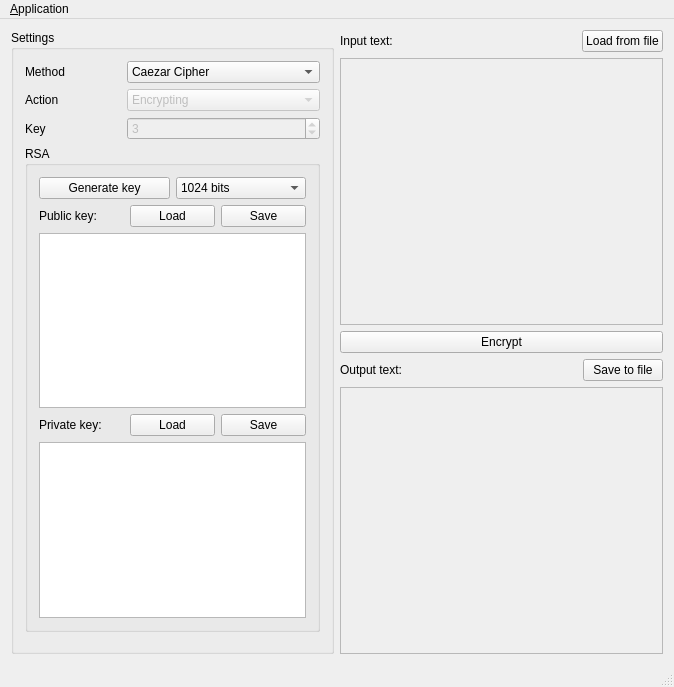
<?xml version="1.0" encoding="UTF-8"?>
<ui version="4.0">
 <author>Piotr Banaszkiewicz</author>
 <class>MainWindow</class>
 <widget class="QMainWindow" name="MainWindow">
  <property name="geometry">
   <rect>
    <x>0</x>
    <y>0</y>
    <width>674</width>
    <height>687</height>
   </rect>
  </property>
  <property name="windowTitle">
   <string>Khrypto</string>
  </property>
  <property name="windowIcon">
   <iconset>
    <normaloff>icon.ico</normaloff>icon.ico</iconset>
  </property>
  <property name="unifiedTitleAndToolBarOnMac">
   <bool>true</bool>
  </property>
  <widget class="QWidget" name="centralWidget">
   <layout class="QHBoxLayout" name="horizontalLayout_3">
    <item>
     <widget class="QGroupBox" name="gbSettings">
      <property name="title">
       <string>Settings</string>
      </property>
      <layout class="QVBoxLayout" name="verticalLayout_3" stretch="1,0,0">
       <item>
        <layout class="QGridLayout" name="gridLayout" columnstretch="1,2">
         <property name="sizeConstraint">
          <enum>QLayout::SetMinimumSize</enum>
         </property>
         <item row="0" column="0">
          <widget class="QLabel" name="label">
           <property name="text">
            <string>Method</string>
           </property>
          </widget>
         </item>
         <item row="0" column="1">
          <widget class="QComboBox" name="cbMethod">
           <property name="currentIndex">
            <number>0</number>
           </property>
           <item>
            <property name="text">
             <string>Caezar Cipher</string>
            </property>
           </item>
           <item>
            <property name="text">
             <string>Fence</string>
            </property>
           </item>
           <item>
            <property name="text">
             <string>XOR</string>
            </property>
           </item>
           <item>
            <property name="text">
             <string>RSA</string>
            </property>
           </item>
          </widget>
         </item>
         <item row="1" column="0">
          <widget class="QLabel" name="label_2">
           <property name="text">
            <string>Action</string>
           </property>
          </widget>
         </item>
         <item row="1" column="1">
          <widget class="QComboBox" name="cbAction">
           <property name="enabled">
            <bool>false</bool>
           </property>
           <item>
            <property name="text">
             <string>Encrypting</string>
            </property>
           </item>
           <item>
            <property name="text">
             <string>Decrypting</string>
            </property>
           </item>
          </widget>
         </item>
         <item row="2" column="0">
          <widget class="QLabel" name="label_3">
           <property name="text">
            <string>Key</string>
           </property>
          </widget>
         </item>
         <item row="2" column="1">
          <widget class="QSpinBox" name="sbKey">
           <property name="enabled">
            <bool>false</bool>
           </property>
           <property name="minimum">
            <number>-65356</number>
           </property>
           <property name="maximum">
            <number>65356</number>
           </property>
           <property name="value">
            <number>3</number>
           </property>
          </widget>
         </item>
        </layout>
       </item>
       <item>
        <widget class="QGroupBox" name="gbRSA">
         <property name="title">
          <string>RSA</string>
         </property>
         <layout class="QVBoxLayout" name="verticalLayout_2">
          <property name="sizeConstraint">
           <enum>QLayout::SetMaximumSize</enum>
          </property>
          <item>
           <layout class="QHBoxLayout" name="horizontalLayout_6">
            <item>
             <widget class="QPushButton" name="btnGenerateRSAKey">
              <property name="text">
               <string>Generate key</string>
              </property>
             </widget>
            </item>
            <item>
             <widget class="QComboBox" name="cbKeyLenghts">
              <property name="currentIndex">
               <number>1</number>
              </property>
              <item>
               <property name="text">
                <string>512 bits</string>
               </property>
              </item>
              <item>
               <property name="text">
                <string>1024 bits</string>
               </property>
              </item>
              <item>
               <property name="text">
                <string>2048 bits</string>
               </property>
              </item>
              <item>
               <property name="text">
                <string>4096 bits</string>
               </property>
              </item>
              <item>
               <property name="text">
                <string>8192 bits</string>
               </property>
              </item>
             </widget>
            </item>
           </layout>
          </item>
          <item>
           <layout class="QHBoxLayout" name="horizontalLayout_5">
            <item>
             <widget class="QLabel" name="label_6">
              <property name="text">
               <string>Public key:</string>
              </property>
             </widget>
            </item>
            <item>
             <widget class="QPushButton" name="btnRSALoad1">
              <property name="text">
               <string>Load</string>
              </property>
             </widget>
            </item>
            <item>
             <widget class="QPushButton" name="btnRSASave1">
              <property name="text">
               <string>Save</string>
              </property>
             </widget>
            </item>
           </layout>
          </item>
          <item>
           <widget class="QPlainTextEdit" name="eRSAPublic">
            <property name="readOnly">
             <bool>true</bool>
            </property>
           </widget>
          </item>
          <item>
           <layout class="QHBoxLayout" name="horizontalLayout_4">
            <item>
             <widget class="QLabel" name="label_5">
              <property name="text">
               <string>Private key:</string>
              </property>
             </widget>
            </item>
            <item>
             <widget class="QPushButton" name="btnRSALoad2">
              <property name="text">
               <string>Load</string>
              </property>
             </widget>
            </item>
            <item>
             <widget class="QPushButton" name="btnRSASave2">
              <property name="text">
               <string>Save</string>
              </property>
             </widget>
            </item>
           </layout>
          </item>
          <item>
           <widget class="QPlainTextEdit" name="eRSAPrivate">
            <property name="readOnly">
             <bool>true</bool>
            </property>
           </widget>
          </item>
         </layout>
        </widget>
       </item>
       <item>
        <spacer name="verticalSpacer">
         <property name="orientation">
          <enum>Qt::Vertical</enum>
         </property>
         <property name="sizeHint" stdset="0">
          <size>
           <width>20</width>
           <height>40</height>
          </size>
         </property>
        </spacer>
       </item>
      </layout>
     </widget>
    </item>
    <item>
     <layout class="QVBoxLayout" name="verticalLayout">
      <item>
       <layout class="QHBoxLayout" name="horizontalLayout">
        <item>
         <widget class="QLabel" name="LInput">
          <property name="text">
           <string>Input text:</string>
          </property>
         </widget>
        </item>
        <item>
         <spacer name="horizontalSpacer">
          <property name="orientation">
           <enum>Qt::Horizontal</enum>
          </property>
          <property name="sizeHint" stdset="0">
           <size>
            <width>40</width>
            <height>20</height>
           </size>
          </property>
         </spacer>
        </item>
        <item>
         <widget class="QPushButton" name="btnLoad">
          <property name="text">
           <string>Load from file</string>
          </property>
         </widget>
        </item>
       </layout>
      </item>
      <item>
       <widget class="QPlainTextEdit" name="tInput">
        <property name="enabled">
         <bool>false</bool>
        </property>
       </widget>
      </item>
      <item>
       <widget class="QPushButton" name="btnCode">
        <property name="text">
         <string>Encrypt</string>
        </property>
       </widget>
      </item>
      <item>
       <layout class="QHBoxLayout" name="horizontalLayout_2">
        <item>
         <widget class="QLabel" name="LOutput">
          <property name="text">
           <string>Output text:</string>
          </property>
         </widget>
        </item>
        <item>
         <spacer name="horizontalSpacer_2">
          <property name="orientation">
           <enum>Qt::Horizontal</enum>
          </property>
          <property name="sizeHint" stdset="0">
           <size>
            <width>40</width>
            <height>20</height>
           </size>
          </property>
         </spacer>
        </item>
        <item>
         <widget class="QPushButton" name="btnSave">
          <property name="text">
           <string>Save to file</string>
          </property>
         </widget>
        </item>
       </layout>
      </item>
      <item>
       <widget class="QPlainTextEdit" name="tOutput">
        <property name="enabled">
         <bool>false</bool>
        </property>
       </widget>
      </item>
     </layout>
    </item>
   </layout>
  </widget>
  <widget class="QMenuBar" name="menuBar">
   <property name="geometry">
    <rect>
     <x>0</x>
     <y>0</y>
     <width>674</width>
     <height>25</height>
    </rect>
   </property>
   <widget class="QMenu" name="menuApplication">
    <property name="title">
     <string>&amp;Application</string>
    </property>
    <addaction name="actionGenerate_random_key"/>
    <addaction name="separator"/>
    <addaction name="actionExit"/>
   </widget>
   <addaction name="menuApplication"/>
  </widget>
  <widget class="QStatusBar" name="statusBar"/>
  <action name="actionGenerate_random_key">
   <property name="enabled">
    <bool>true</bool>
   </property>
   <property name="text">
    <string>&amp;Generate random key</string>
   </property>
  </action>
  <action name="actionExit">
   <property name="text">
    <string>&amp;Exit</string>
   </property>
  </action>
 </widget>
 <layoutdefault spacing="6" margin="11"/>
 <resources/>
 <connections>
  <connection>
   <sender>actionExit</sender>
   <signal>triggered()</signal>
   <receiver>MainWindow</receiver>
   <slot>close()</slot>
   <hints>
    <hint type="sourcelabel">
     <x>-1</x>
     <y>-1</y>
    </hint>
    <hint type="destinationlabel">
     <x>209</x>
     <y>298</y>
    </hint>
   </hints>
  </connection>
 </connections>
</ui>
